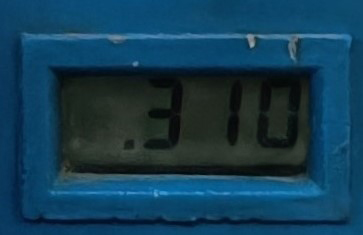
#> input picture seven-seg/num.jpg, 363 x 235 px
$ jupyter execute 'Final Notebook.ipynb'
#> lines starting #> are read from the running program, lines starting #| are printed output that depends on the picture; after the words box and inside, x2 and y2 are one past the last pixel; in counts of white or black regions, pixels touching at a corner belong together
[cell 1]
from matplotlib import pyplot as plt
import numpy as np

# import the necessary packages
from imutils.perspective import four_point_transform
from imutils import contours
import imutils
import cv2
# define the dictionary of digit segments so we can identify
# each digit on the thermostat
DIGITS_LOOKUP = {
	(1, 1, 1, 0, 1, 1, 1): 0,
	(0, 0, 1, 0, 0, 1, 0): 1,
	(1, 0, 1, 1, 1, 1, 0): 2,
	(1, 0, 1, 1, 0, 1, 1): 3,
	(0, 1, 1, 1, 0, 1, 0): 4,
	(1, 1, 0, 1, 0, 1, 1): 5,
	(1, 1, 0, 1, 1, 1, 1): 6,
	(1, 0, 1, 0, 0, 1, 0): 7,
	(1, 1, 1, 1, 1, 1, 1): 8,
	(1, 1, 1, 1, 0, 1, 1): 9
}

[cell 2]
# load the example image
image = cv2.imread("num.jpg")
#> image is the input picture: shape (235, 363, 3); mean B, G, R 83.5, 60.2, 18.3
# pre-process the image by resizing it
image = imutils.resize(image, height=500)
#> image: shape (500, 772, 3)
plt.imshow(image)

[cell 3]
gray = cv2.cvtColor(image, cv2.COLOR_BGR2GRAY)
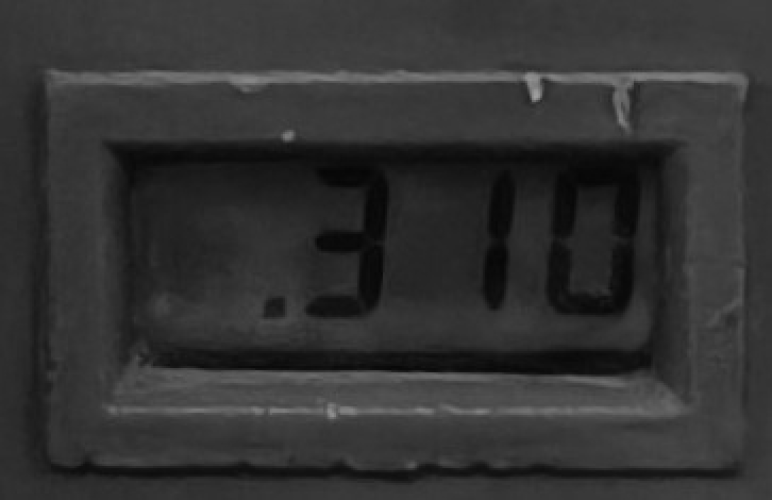
#> gray: shape (500, 772); min 6, max 160, mean 50.3

displayCnt=np.array([[220, 162],
       [220, 310],
       [640, 310],
       [640, 162]])
warped = four_point_transform(gray, displayCnt.reshape(4, 2))
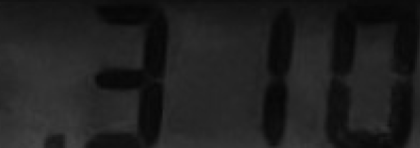
#> warped: shape (148, 420); min 6, max 68, mean 31.6
output = four_point_transform(image, displayCnt.reshape(4, 2))
plt.imshow(output)

[cell 4]
# [6 lines of commented-out code are left out]
gray = warped
plt.imshow(gray, cmap="gray")
plt.show()

median = cv2.medianBlur(warped, 3)
# plt.imshow(output)
adjusted = cv2.convertScaleAbs(gray, alpha=9, beta=20)
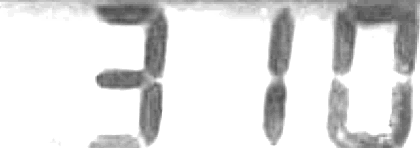
#> adjusted: shape (148, 420); min 74, max 255, mean 223.1

median = cv2.medianBlur(adjusted, 9)
plt.imshow(median, cmap="gray")
plt.show()

thresh_with_grey = cv2.threshold(median, 0, 255, cv2.THRESH_BINARY_INV | cv2.THRESH_OTSU)[1]
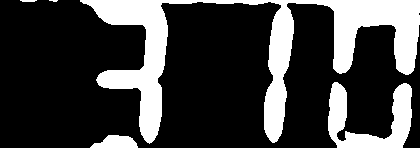
#> thresh_with_grey: shape (148, 420); 24.8% white; 5 white regions (1 under 20 px), largest, box (x1, y1, x2, y2) and area: (80, 0, 420, 144) 12317, (328, 82, 412, 148) 2617, (90, 135, 138, 148) 440, (20, 0, 37, 2) 30
plt.imshow(thresh_with_grey, cmap="gray")
plt.show()

kernel = cv2.getStructuringElement(cv2.MORPH_ELLIPSE, (1, 1))
thresh_with_grey = cv2.morphologyEx(thresh_with_grey, cv2.MORPH_OPEN, kernel)
plt.imshow(thresh_with_grey)
plt.show()

[cell 5]
import numpy

contours = [numpy.array([[90,150],[155,150],[165,10], [100,10]], dtype=numpy.int32),numpy.array([[200,150],[285,150],[295,0], [210,0]], dtype=numpy.int32) ,numpy.array([[325,150],[410,150],[420,10], [335,10]], dtype=numpy.int32)]

drawing = thresh_with_grey.copy()
for cnt in contours:
    cv2.drawContours(drawing,[cnt],0,(255,255,0),2)
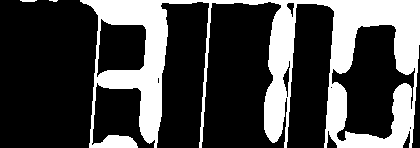
#> drawing: shape (148, 420); 27.9% white; 3 white regions (1 under 20 px), largest, box (x1, y1, x2, y2) and area: (80, 0, 420, 148) 17315, (20, 0, 37, 2) 30

plt.imshow(drawing)
digitCnts=contours
thresh=thresh_with_grey

[cell 6]
digits = []
len(digitCnts)

[cell 7]
# loop over each of the digits
for c in digitCnts:
    # extract the digit ROI
    (x, y, w, h) = cv2.boundingRect(c)
    roi = thresh[y:y + h, x:x + w]
    # compute the width and height of each of the 7 segments
    # we are going to examine
    (roiH, roiW) = roi.shape
    (dW, dH) = (int(roiW * 0.25), int(roiH * 0.15))
    dHC = int(roiH * 0.05)
    # define the set of 7 segments
    segments = [
        ((0, 0), (w, dH)),	# top
        ((0, 0), (dW, h // 2)),	# top-left
        ((w - dW, 0), (w, h // 2)),	# top-right
        ((0, (h // 2) - dHC) , (w, (h // 2) + dHC)), # center
        ((0, h // 2), (dW, h)),	# bottom-left
        ((w - dW, h // 2), (w, h)),	# bottom-right
        ((0, h - dH), (w, h))	# bottom
    ]
    on = [0] * len(segments)
    # loop over the segments
    for (i, ((xA, yA), (xB, yB))) in enumerate(segments):
        # extract the segment ROI, count the total number of
        # thresholded pixels in the segment, and then compute
        # the area of the segment
        segROI = roi[yA:yB, xA:xB]
        total = cv2.countNonZero(segROI)
        area = (xB - xA) * (yB - yA)
        # if the total number of non-zero pixels is greater than
        # 50% of the area, mark the segment as "on"
        if total / float(area) > 0.4:
            on[i]= 1
    # lookup the digit and draw it on the image
    try:
        digit = DIGITS_LOOKUP[tuple(on)]
        digits.append(digit)
        cv2.rectangle(output, (x, y), (x + w, y + h), (0, 255, 0), 1)
        cv2.putText(output, str(digit), (x - 10, y - 10),
            cv2.FONT_HERSHEY_SIMPLEX, 0.65, (0, 255, 0), 2)
        print(digit)
    except:
        for (i, ((xA, yA), (xB, yB))) in enumerate(segments):
        # extract the segment ROI, count the total number of
        # thresholded pixels in the segment, and then compute
        # the area of the segment
            segROI = roi[yA:yB, xA:xB]
            total = cv2.countNonZero(segROI)
            area = (xB - xA) * (yB - yA)
            # if the total number of non-zero pixels is greater than
            # 30% of the area, mark the segment as "on"
            if total / float(area) > 0.3:
                on[i]= 1
        print(on)
        try:
            digit = DIGITS_LOOKUP[tuple(on)]
            digits.append(digit)
            cv2.rectangle(output, (x, y), (x + w, y + h), (0, 255, 0), 1)
            cv2.putText(output, str(digit), (x - 10, y - 10),
                cv2.FONT_HERSHEY_SIMPLEX, 0.65, (0, 255, 0), 2)
            print(digit)
        except:
            print('No digit found')
#> this loop made 3 passes
#> (x, y, w, h, digit) on passes 1 to 3: (90, 10, 76, 141, 3), (200, 0, 96, 151, 1), (325, 10, 96, 141, 0)
#| [1, 0, 1, 1, 0, 1, 1]
#| 3
#| 1
#| 0
#> pass 1, `roi = thresh[y:y + h, x:x + w]`:
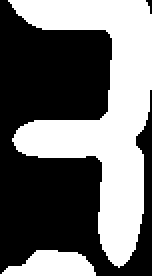
#> roi: shape (138, 76) (shown 2 times larger); 43.4% white; 2 white regions, box (x1, y1, x2, y2) and area: (4, 0, 76, 134) 4114, (0, 125, 48, 138) 440
#> pass 2, `roi = thresh[y:y + h, x:x + w]`:
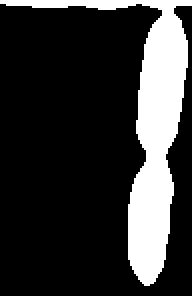
#> roi: shape (148, 96) (shown 2 times larger); 20.4% white; 1 white region, box (x1, y1, x2, y2) and area: (0, 0, 96, 143) 2896
#> pass 3, `roi = thresh[y:y + h, x:x + w]`:
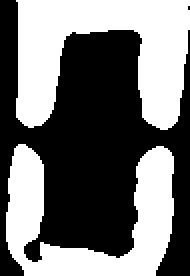
#> roi: shape (138, 95) (shown 2 times larger); 45.4% white; 2 white regions, box (x1, y1, x2, y2) and area: (8, 0, 95, 65) 3333, (3, 72, 87, 138) 2617
#> after the loop:
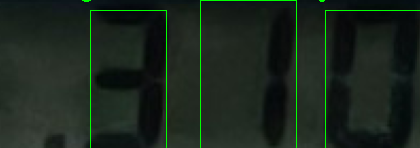
#> output: shape (148, 420, 3); mean B, G, R 28.6, 38.1, 26.4
#> after the loop, digits = [3, 1, 0]
